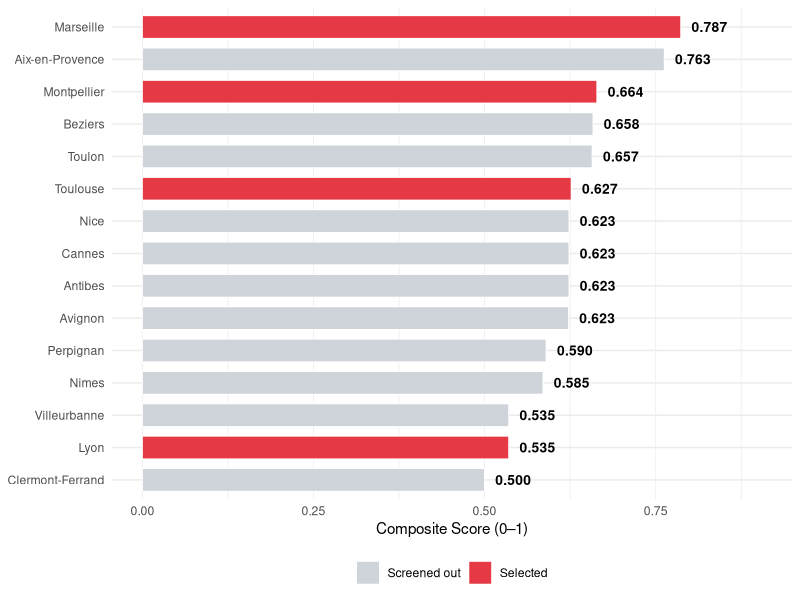

The R source for this figure:
## ---- chunk 1
knitr::opts_chunk$set(
  echo = FALSE,
  message = FALSE,
  warning = FALSE,
  fig.align = "center",
  fig.width = 8,
  fig.height = 6
)

# Load required libraries
if(!require(tidyverse)) install.packages("tidyverse", repos = "http://cran.us.r-project.org")
if(!require(knitr)) install.packages("knitr", repos = "http://cran.us.r-project.org")
if(!require(scales)) install.packages("scales", repos = "http://cran.us.r-project.org")
if(!require(here)) install.packages("here", repos = "http://cran.us.r-project.org")
if(!require(ggrepel)) install.packages("ggrepel", repos = "http://cran.us.r-project.org")
if(!require(kableExtra)) install.packages("kableExtra", repos = "http://cran.us.r-project.org")

library(tidyverse)
library(knitr)
library(scales)
library(here)
library(ggrepel)
library(kableExtra)
## ---- chunk 2
# Load city screening data
city_screening <- read_csv(
  here::here("data", "city_screening.csv"),
  show_col_types = FALSE
)

# Filter to top 15 cities (by composite score) and exclude Île-de-France/Corsica
target_cities <- c("Toulouse", "Marseille", "Lyon", "Annecy", "Montpellier", 
                   "Bordeaux", "Paris")

top_cities <- city_screening |>
  filter(!region_name %in% c("Île-de-France", "Corse")) |>
  arrange(desc(composite_score)) |>
  head(15)

plot_data <- top_cities |>
  mutate(
    selected = ifelse(city_name %in% target_cities, "Selected", "Screened out"),
    city_label = fct_reorder(city_name, composite_score)
  )

# Color palette
color_palette <- c(
  "Selected" = "#E63946",
  "Screened out" = "#CED4DA"
)

ggplot(plot_data, aes(x = city_label, y = composite_score, fill = selected)) +
  geom_col(width = 0.7, color = "white", linewidth = 0.3) +
  geom_text(
    aes(label = sprintf("%.3f", composite_score)),
    hjust = -0.3, size = 3.5, fontface = "bold"
  ) +
  scale_fill_manual(values = color_palette, name = NULL) +
  scale_y_continuous(
    limits = c(0, max(plot_data$composite_score) * 1.15),
    labels = scales::number_format(accuracy = 0.01)
  ) +
  coord_flip() +
  labs(x = NULL, y = "Composite Score (0–1)") +
  theme_minimal(base_size = 11) +
  theme(
    legend.position = "bottom",
    panel.grid.major.x = element_line(color = "#EEEEEE", linewidth = 0.3)
  )
## ---- chunk 3
# Formatted table of 7 target cities
summary_table <- city_screening |>
  filter(city_name %in% target_cities) |>
  arrange(desc(composite_score)) |>
  select(
    city_name,
    composite_score,
    sunshine_hours_annual,
    pct_far_right,
    affluent_income,
    pct_age_25_54
  ) |>
  rename(
    "City" = city_name,
    "Composite\nScore" = composite_score,
    "Sunshine\n(hrs/yr)" = sunshine_hours_annual,
    "Far-Right\nVote (%)" = pct_far_right,
    "Affluent\nThreshold (€)" = affluent_income,
    "Working-Age\n% (25–54)" = pct_age_25_54
  ) |>
  mutate(
    `Composite\nScore` = sprintf("%.3f", `Composite\nScore`),
    `Sunshine\n(hrs/yr)` = sprintf("%.0f", `Sunshine\n(hrs/yr)`),
    `Far-Right\nVote (%)` = sprintf("%.1f", `Far-Right\nVote (%)`),
    `Affluent\nThreshold (€)` = sprintf("€%.0f", `Affluent\nThreshold (€)`),
    `Working-Age\n% (25–54)` = sprintf("%.1f%%", `Working-Age\n% (25–54)`)
  )

kable(summary_table, 
      caption = "Table 2.1: Target Cities Screening Summary — Key Metrics for 7 Selected Cities",
      booktabs = TRUE) |>
  kable_styling(
    bootstrap_options = c("striped", "condensed"),
    font_size = 10,
    full_width = FALSE
  )
## ---- chunk 4
sessionInfo()
